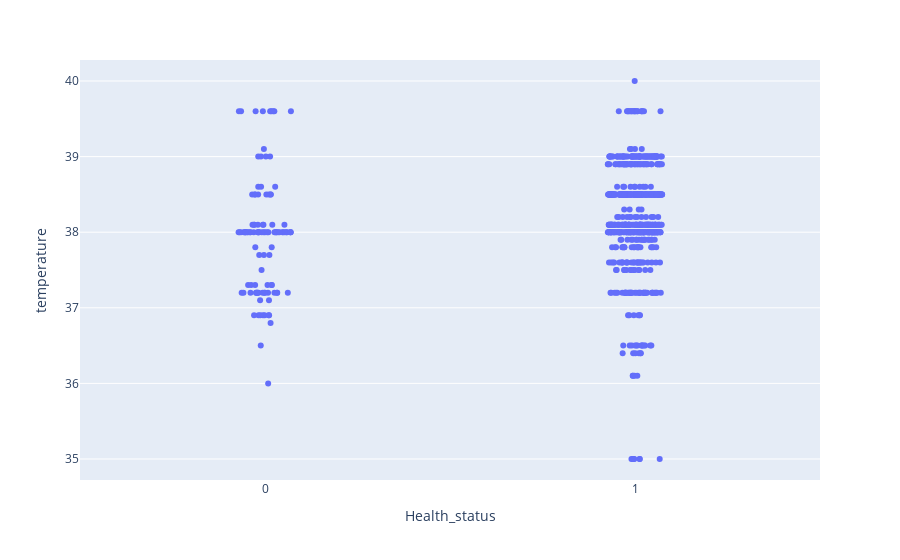

Source (notebook cell):
### Code cell
px.strip(health_data_not_missing , x='Health_status' , y='temperature')

### Figure 1 — Plotly figure (JSON) as saved in the notebook; plotly's stock layout.template omitted (floating-point values rounded to 4 significant figures; data arrays with more than 128 entries replaced by an {"elided": "..."} marker saying what was removed)
{"data": [{"alignmentgroup": "True", "boxpoints": "all", "fillcolor": "rgba(255,255,255,0)", "hoveron": "points", "hovertemplate": "Health_status=%{x}<br>temperature=%{y}<extra></extra>", "legendgroup": "", "line": {"color": "rgba(255,255,255,0)"}, "marker": {"color": "#636efa"}, "name": "", "offsetgroup": "", "orientation": "v", "pointpos": 0, "showlegend": false, "type": "box", "x": {"elided": "825 int values"}, "x0": " ", "xaxis": "x", "y": {"elided": "825 float values"}, "y0": " ", "yaxis": "y"}], "layout": {"boxmode": "group", "legend": {"tracegroupgap": 0}, "margin": {"t": 60}, "xaxis": {"anchor": "y", "domain": [0, 1], "title": {"text": "Health_status"}}, "yaxis": {"anchor": "x", "domain": [0, 1], "title": {"text": "temperature"}}}}
